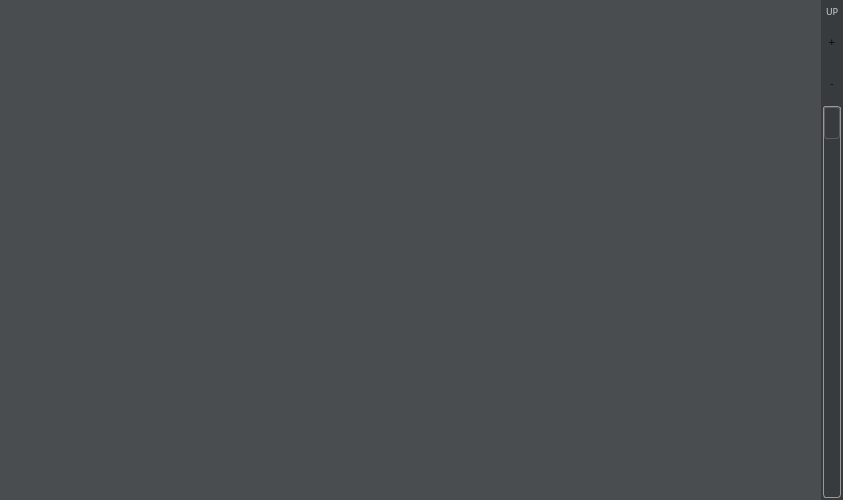
<?xml version="1.0" encoding="UTF-8"?>
<ui version="4.0">
 <class>WdgGraphClass</class>
 <widget class="QWidget" name="WdgGraphClass">
  <property name="geometry">
   <rect>
    <x>0</x>
    <y>0</y>
    <width>843</width>
    <height>500</height>
   </rect>
  </property>
  <property name="minimumSize">
   <size>
    <width>600</width>
    <height>0</height>
   </size>
  </property>
  <property name="windowTitle">
   <string>WdgGraph</string>
  </property>
  <layout class="QHBoxLayout" name="horizontalLayout">
   <property name="spacing">
    <number>0</number>
   </property>
   <property name="margin">
    <number>0</number>
   </property>
   <item>
    <widget class="QFrame" name="WdgGraph">
     <property name="minimumSize">
      <size>
       <width>250</width>
       <height>40</height>
      </size>
     </property>
     <property name="styleSheet">
      <string notr="true">QWidget {
        background: #494D4F;
        border: 0px solid #383B3D;
}</string>
     </property>
    </widget>
   </item>
   <item>
    <widget class="QWidget" name="WdgTm" native="true">
     <property name="minimumSize">
      <size>
       <width>22</width>
       <height>40</height>
      </size>
     </property>
     <property name="maximumSize">
      <size>
       <width>22</width>
       <height>16777215</height>
      </size>
     </property>
     <property name="styleSheet">
      <string notr="true">QWidget {
        background: #383B3D;
        border: 0px solid #383B3D;
}</string>
     </property>
     <layout class="QVBoxLayout" name="verticalLayout_4">
      <property name="spacing">
       <number>2</number>
      </property>
      <property name="leftMargin">
       <number>2</number>
      </property>
      <property name="topMargin">
       <number>4</number>
      </property>
      <property name="rightMargin">
       <number>2</number>
      </property>
      <property name="bottomMargin">
       <number>2</number>
      </property>
      <item>
       <widget class="QPushButton" name="pbTimeUp">
        <property name="minimumSize">
         <size>
          <width>18</width>
          <height>16</height>
         </size>
        </property>
        <property name="maximumSize">
         <size>
          <width>18</width>
          <height>16</height>
         </size>
        </property>
        <property name="font">
         <font>
          <family>Verdana</family>
          <pointsize>7</pointsize>
         </font>
        </property>
        <property name="styleSheet">
         <string notr="true">QPushButton { /* all types of tool button */ 
color: #CACACA;
border: 0px solid #2e3236; /*#848584;*/
border-radius: 0px;
background-color: qlineargradient(x1: 0, y1: 0, x2: 0, y2: 1,
stop: 0 #e70707, stop:0.45 #c80909, stop:0.5 #bc0e0c, stop: 1 #810302);
}

QPushButton:hover { /* all types of tool button */
color: #CACACA;
border: 1px solid #a75757; /*#848584;*/
border-radius: 0px;
background-color: qlineargradient(x1: 0, y1: 0, x2: 0, y2: 1,
stop: 0 #e70707, stop:0.45 #c80909, stop:0.5 #bc0e0c, stop: 1 #810302);
}

QPushButton:pressed {
background-color:qlineargradient(x1: 0, y1: 0, x2: 0, y2: 1,
stop: 0 #730302, stop:0.45 #b00100, stop:0.5 #c20102, stop: 1 #c20102);
color: #CACACA;
border: 1px solid #2e3236;
}

QPushButton:checked {
background-color:qlineargradient(x1: 0, y1: 0, x2: 0, y2: 1,
stop: 0 #730302, stop:0.45 #b00100, stop:0.5 #c20102, stop: 1 #c20102);
color: #050505;
border: 1px solid #2e3236;
}

/* the subcontrols below are used only in the MenuButtonPopup mode */
QPushButton::menu-button {
border: 1px solid gray;
border-top-right-radius: 6px;
border-bottom-right-radius: 6px;
/* 16px width + 4px for border = 20px allocated above */
width: 16px;
}

QPushButton::menu-arrow {
image: url(downarrow.png);
}

QPushButton::menu-arrow:open {
top: 1px; left: 1px; /* shift it a bit */
}</string>
        </property>
        <property name="text">
         <string>UP</string>
        </property>
        <property name="checkable">
         <bool>false</bool>
        </property>
        <property name="checked">
         <bool>false</bool>
        </property>
       </widget>
      </item>
      <item>
       <widget class="QPushButton" name="pbTimePlus">
        <property name="minimumSize">
         <size>
          <width>18</width>
          <height>40</height>
         </size>
        </property>
        <property name="maximumSize">
         <size>
          <width>18</width>
          <height>40</height>
         </size>
        </property>
        <property name="font">
         <font>
          <family>Verdana</family>
          <pointsize>7</pointsize>
         </font>
        </property>
        <property name="styleSheet">
         <string notr="true">QPushButton { /* all types of tool button */ 
color: #050505;
border: 0px solid #2e3236; /*#848584;*/
border-radius: 0px;
background-color: qlineargradient(x1: 0, y1: 0, x2: 0, y2: 1,
stop: 0 #e7e7e7, stop:0.45 #c8c9c9, stop:0.5 #bcbebc, stop: 1 #818382);
}

QPushButton:hover { /* all types of tool button */
color: #050505;
border: 1px solid #a75e16; /*#848584;*/
border-radius: 0px;
background-color: qlineargradient(x1: 0, y1: 0, x2: 0, y2: 1,
stop: 0 #e7e7e7, stop:0.45 #c8c9c9, stop:0.5 #bcbebc, stop: 1 #818382);
}

QPushButton:pressed {
background-color:qlineargradient(x1: 0, y1: 0, x2: 0, y2: 1,
stop: 0 #737372, stop:0.45 #b0b1b0, stop:0.5 #c2c1c2, stop: 1 #c2c1c2);
color: #050505;
border: 1px solid #2e3236;
}

QPushButton:checked {
background-color:qlineargradient(x1: 0, y1: 0, x2: 0, y2: 1,
stop: 0 #737372, stop:0.45 #b0b1b0, stop:0.5 #c2c1c2, stop: 1 #c2c1c2);
color: #050505;
border: 1px solid #2e3236;
}

/* the subcontrols below are used only in the MenuButtonPopup mode */
QPushButton::menu-button {
border: 1px solid gray;
border-top-right-radius: 6px;
border-bottom-right-radius: 6px;
/* 16px width + 4px for border = 20px allocated above */
width: 16px;
}

QPushButton::menu-arrow {
image: url(downarrow.png);
}

QPushButton::menu-arrow:open {
top: 1px; left: 1px; /* shift it a bit */
}</string>
        </property>
        <property name="text">
         <string>+</string>
        </property>
        <property name="checkable">
         <bool>false</bool>
        </property>
        <property name="checked">
         <bool>false</bool>
        </property>
       </widget>
      </item>
      <item>
       <widget class="QPushButton" name="pbTimeMinus">
        <property name="minimumSize">
         <size>
          <width>18</width>
          <height>40</height>
         </size>
        </property>
        <property name="maximumSize">
         <size>
          <width>18</width>
          <height>40</height>
         </size>
        </property>
        <property name="font">
         <font>
          <family>Verdana</family>
          <pointsize>7</pointsize>
         </font>
        </property>
        <property name="styleSheet">
         <string notr="true">QPushButton { /* all types of tool button */ 
color: #050505;
border: 0px solid #2e3236; /*#848584;*/
border-radius: 0px;
background-color: qlineargradient(x1: 0, y1: 0, x2: 0, y2: 1,
stop: 0 #e7e7e7, stop:0.45 #c8c9c9, stop:0.5 #bcbebc, stop: 1 #818382);
}

QPushButton:hover { /* all types of tool button */
color: #050505;
border: 1px solid #a75e16; /*#848584;*/
border-radius: 0px;
background-color: qlineargradient(x1: 0, y1: 0, x2: 0, y2: 1,
stop: 0 #e7e7e7, stop:0.45 #c8c9c9, stop:0.5 #bcbebc, stop: 1 #818382);
}

QPushButton:pressed {
background-color:qlineargradient(x1: 0, y1: 0, x2: 0, y2: 1,
stop: 0 #737372, stop:0.45 #b0b1b0, stop:0.5 #c2c1c2, stop: 1 #c2c1c2);
color: #050505;
border: 1px solid #2e3236;
}

QPushButton:checked {
background-color:qlineargradient(x1: 0, y1: 0, x2: 0, y2: 1,
stop: 0 #737372, stop:0.45 #b0b1b0, stop:0.5 #c2c1c2, stop: 1 #c2c1c2);
color: #050505;
border: 1px solid #2e3236;
}

/* the subcontrols below are used only in the MenuButtonPopup mode */
QPushButton::menu-button {
border: 1px solid gray;
border-top-right-radius: 6px;
border-bottom-right-radius: 6px;
/* 16px width + 4px for border = 20px allocated above */
width: 16px;
}

QPushButton::menu-arrow {
image: url(downarrow.png);
}

QPushButton::menu-arrow:open {
top: 1px; left: 1px; /* shift it a bit */
}</string>
        </property>
        <property name="text">
         <string>-</string>
        </property>
        <property name="checkable">
         <bool>false</bool>
        </property>
        <property name="checked">
         <bool>false</bool>
        </property>
       </widget>
      </item>
      <item>
       <widget class="QSlider" name="slTime">
        <property name="styleSheet">
         <string notr="true"> QSlider::groove:vertical {
border: 1px solid #999999;
     /*height: 8px; *//* the groove expands to the size of the slider by default. by giving it a height, it has a fixed size */
     background: /*qlineargradient(x1:0, y1:0, x2:0, y2:1, stop:0 #B1B1B1, stop:1 #c4c4c4);*/
	 /*qlineargradient(x1: 0, y1: 0, x2: 1, y2: 0,
stop: 0 #e7e7e7, stop:0.45 #c8c9c9, stop:0.5 #bcbebc, stop: 1 #818382);*/

	 qlineargradient(x1: 0, y1: 0, x2: 1, y2: 0,
stop: 0 #818382, stop:0.45 #bcbebc, stop:0.5 #c8c9c9, stop: 1 #e7e7e7);
     margin: 0px 0;
	border-radius: 3px;
 }

 QSlider::handle:vertical {
background-color:qlineargradient(x1: 0, y1: 0, x2: 1, y2: 0,
stop: 0 #f4d4b4, stop:0.45 #b77738, stop:0.5 #a7601b, stop: 1 #884d12);/*qlineargradient(x1:0, y1:0, x2:1, y2:1, stop:0 #b4b4b4, stop:1 #8f8f8f);*/
     border: 1px solid #5c5c5c;
     width: 18px;
	 height: 30px;
     margin: 0px 0; /* handle is placed by default on the contents rect of the groove. Expand outside the groove */
     border-radius: 3px;
 }</string>
        </property>
        <property name="minimum">
         <number>-98</number>
        </property>
        <property name="maximum">
         <number>0</number>
        </property>
        <property name="value">
         <number>0</number>
        </property>
        <property name="orientation">
         <enum>Qt::Vertical</enum>
        </property>
        <property name="invertedControls">
         <bool>false</bool>
        </property>
        <property name="tickPosition">
         <enum>QSlider::TicksAbove</enum>
        </property>
        <property name="tickInterval">
         <number>50</number>
        </property>
       </widget>
      </item>
     </layout>
    </widget>
   </item>
  </layout>
 </widget>
 <layoutdefault spacing="6" margin="11"/>
 <resources/>
 <connections/>
</ui>
